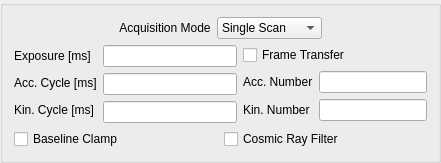
   <widget class="QGroupBox" name="groupBox">
    <property name="geometry">
     <rect>
      <x>10</x>
      <y>10</y>
      <width>441</width>
      <height>161</height>
     </rect>
    </property>
    <property name="title">
     <string/>
    </property>
    <layout class="QVBoxLayout" name="verticalLayout_21">
     <item>
      <layout class="QVBoxLayout" name="verticalLayout_12">
       <item>
        <layout class="QHBoxLayout" name="horizontalLayout_25">
         <item>
          <spacer name="horizontalSpacer_3">
           <property name="orientation">
            <enum>Qt::Horizontal</enum>
           </property>
           <property name="sizeHint" stdset="0">
            <size>
             <width>40</width>
             <height>20</height>
            </size>
           </property>
          </spacer>
         </item>
         <item>
          <widget class="QLabel" name="label">
           <property name="sizePolicy">
            <sizepolicy hsizetype="Preferred" vsizetype="Minimum">
             <horstretch>0</horstretch>
             <verstretch>0</verstretch>
            </sizepolicy>
           </property>
           <property name="minimumSize">
            <size>
             <width>0</width>
             <height>20</height>
            </size>
           </property>
           <property name="maximumSize">
            <size>
             <width>16777215</width>
             <height>20</height>
            </size>
           </property>
           <property name="text">
            <string>Acquisition Mode</string>
           </property>
           <property name="alignment">
            <set>Qt::AlignCenter</set>
           </property>
          </widget>
         </item>
         <item>
          <widget class="QComboBox" name="cB_aqcMode">
           <property name="sizePolicy">
            <sizepolicy hsizetype="Preferred" vsizetype="Fixed">
             <horstretch>0</horstretch>
             <verstretch>0</verstretch>
            </sizepolicy>
           </property>
           <property name="toolTip">
            <string>&lt;html&gt;&lt;head/&gt;&lt;body&gt;&lt;p&gt;Selects a mode of acquisition.&lt;/p&gt;&lt;/body&gt;&lt;/html&gt;</string>
           </property>
           <item>
            <property name="text">
             <string>Single Scan</string>
            </property>
           </item>
           <item>
            <property name="text">
             <string>Accumulate</string>
            </property>
           </item>
           <item>
            <property name="text">
             <string>Kinetics</string>
            </property>
           </item>
           <item>
            <property name="text">
             <string>Fast Kinetics</string>
            </property>
           </item>
           <item>
            <property name="text">
             <string>Run Till Abort</string>
            </property>
           </item>
          </widget>
         </item>
         <item>
          <spacer name="horizontalSpacer_2">
           <property name="orientation">
            <enum>Qt::Horizontal</enum>
           </property>
           <property name="sizeHint" stdset="0">
            <size>
             <width>40</width>
             <height>20</height>
            </size>
           </property>
          </spacer>
         </item>
        </layout>
       </item>
       <item>
        <layout class="QHBoxLayout" name="horizontalLayout_3">
         <item>
          <layout class="QVBoxLayout" name="verticalLayout_3">
           <item>
            <widget class="QLabel" name="label_exp">
             <property name="sizePolicy">
              <sizepolicy hsizetype="Preferred" vsizetype="Minimum">
               <horstretch>0</horstretch>
               <verstretch>0</verstretch>
              </sizepolicy>
             </property>
             <property name="minimumSize">
              <size>
               <width>0</width>
               <height>20</height>
              </size>
             </property>
             <property name="maximumSize">
              <size>
               <width>16777215</width>
               <height>20</height>
              </size>
             </property>
             <property name="text">
              <string>Exposure [ms]</string>
             </property>
            </widget>
           </item>
           <item>
            <widget class="QLabel" name="label_accCyc">
             <property name="sizePolicy">
              <sizepolicy hsizetype="Preferred" vsizetype="Minimum">
               <horstretch>0</horstretch>
               <verstretch>0</verstretch>
              </sizepolicy>
             </property>
             <property name="minimumSize">
              <size>
               <width>0</width>
               <height>20</height>
              </size>
             </property>
             <property name="maximumSize">
              <size>
               <width>16777215</width>
               <height>20</height>
              </size>
             </property>
             <property name="text">
              <string>Acc. Cycle [ms]</string>
             </property>
            </widget>
           </item>
           <item>
            <widget class="QLabel" name="label_exp_3">
             <property name="sizePolicy">
              <sizepolicy hsizetype="Preferred" vsizetype="Minimum">
               <horstretch>0</horstretch>
               <verstretch>0</verstretch>
              </sizepolicy>
             </property>
             <property name="minimumSize">
              <size>
               <width>0</width>
               <height>20</height>
              </size>
             </property>
             <property name="maximumSize">
              <size>
               <width>16777215</width>
               <height>20</height>
              </size>
             </property>
             <property name="text">
              <string>Kin. Cycle [ms]</string>
             </property>
            </widget>
           </item>
          </layout>
         </item>
         <item>
          <layout class="QHBoxLayout" name="horizontalLayout">
           <item>
            <layout class="QVBoxLayout" name="verticalLayout">
             <item>
              <widget class="QLineEdit" name="lE_exposure">
               <property name="palette">
                <palette>
                 <active>
                  <colorrole role="Text">
                   <brush brushstyle="SolidPattern">
                    <color alpha="255">
                     <red>0</red>
                     <green>0</green>
                     <blue>0</blue>
                    </color>
                   </brush>
                  </colorrole>
                 </active>
                 <inactive>
                  <colorrole role="Text">
                   <brush brushstyle="SolidPattern">
                    <color alpha="255">
                     <red>0</red>
                     <green>0</green>
                     <blue>0</blue>
                    </color>
                   </brush>
                  </colorrole>
                 </inactive>
                 <disabled>
                  <colorrole role="Text">
                   <brush brushstyle="SolidPattern">
                    <color alpha="255">
                     <red>131</red>
                     <green>131</green>
                     <blue>131</blue>
                    </color>
                   </brush>
                  </colorrole>
                 </disabled>
                </palette>
               </property>
               <property name="toolTip">
                <string>&lt;html&gt;&lt;head/&gt;&lt;body&gt;&lt;p&gt;Sets the exposure time for each scan in  a series.&lt;/p&gt;&lt;p&gt;When using&lt;span style=&quot; font-weight:600;&quot;&gt; Frame Transfer &lt;/span&gt;with an &lt;span style=&quot; font-weight:600;&quot;&gt;External Trigger&lt;/span&gt;, keep in mind that the actual exposure can also depend on the interval between trigger signals.&lt;/p&gt;&lt;/body&gt;&lt;/html&gt;</string>
               </property>
               <property name="whatsThis">
                <string>&lt;html&gt;&lt;head/&gt;&lt;body&gt;&lt;p&gt;&lt;br/&gt;&lt;/p&gt;&lt;/body&gt;&lt;/html&gt;</string>
               </property>
               <property name="alignment">
                <set>Qt::AlignRight|Qt::AlignTrailing|Qt::AlignVCenter</set>
               </property>
              </widget>
             </item>
             <item>
              <widget class="QLineEdit" name="lE_accCycle">
               <property name="palette">
                <palette>
                 <active>
                  <colorrole role="Text">
                   <brush brushstyle="SolidPattern">
                    <color alpha="255">
                     <red>0</red>
                     <green>0</green>
                     <blue>0</blue>
                    </color>
                   </brush>
                  </colorrole>
                 </active>
                 <inactive>
                  <colorrole role="Text">
                   <brush brushstyle="SolidPattern">
                    <color alpha="255">
                     <red>0</red>
                     <green>0</green>
                     <blue>0</blue>
                    </color>
                   </brush>
                  </colorrole>
                 </inactive>
                 <disabled>
                  <colorrole role="Text">
                   <brush brushstyle="SolidPattern">
                    <color alpha="255">
                     <red>131</red>
                     <green>131</green>
                     <blue>131</blue>
                    </color>
                   </brush>
                  </colorrole>
                 </disabled>
                </palette>
               </property>
               <property name="toolTip">
                <string>&lt;html&gt;&lt;head/&gt;&lt;body&gt;&lt;p&gt;Sets the time between to scans in an accumulation.&lt;/p&gt;&lt;p&gt;When in &lt;span style=&quot; font-weight:600;&quot;&gt;External Trigger&lt;/span&gt; mode, the number shown in this field will be the shorterts allowed trigger interval.&lt;/p&gt;&lt;/body&gt;&lt;/html&gt;</string>
               </property>
               <property name="alignment">
                <set>Qt::AlignRight|Qt::AlignTrailing|Qt::AlignVCenter</set>
               </property>
              </widget>
             </item>
             <item>
              <widget class="QLineEdit" name="lE_kinCycle">
               <property name="palette">
                <palette>
                 <active>
                  <colorrole role="Text">
                   <brush brushstyle="SolidPattern">
                    <color alpha="255">
                     <red>0</red>
                     <green>0</green>
                     <blue>0</blue>
                    </color>
                   </brush>
                  </colorrole>
                 </active>
                 <inactive>
                  <colorrole role="Text">
                   <brush brushstyle="SolidPattern">
                    <color alpha="255">
                     <red>0</red>
                     <green>0</green>
                     <blue>0</blue>
                    </color>
                   </brush>
                  </colorrole>
                 </inactive>
                 <disabled>
                  <colorrole role="Text">
                   <brush brushstyle="SolidPattern">
                    <color alpha="255">
                     <red>131</red>
                     <green>131</green>
                     <blue>131</blue>
                    </color>
                   </brush>
                  </colorrole>
                 </disabled>
                </palette>
               </property>
               <property name="toolTip">
                <string>&lt;html&gt;&lt;head/&gt;&lt;body&gt;&lt;p&gt;Sets the time of one kinetc cycle.&lt;/p&gt;&lt;p&gt;In &lt;span style=&quot; font-weight:600;&quot;&gt;Video mode&lt;/span&gt; this corresponds to the time between two frames.&lt;/p&gt;&lt;/body&gt;&lt;/html&gt;</string>
               </property>
               <property name="alignment">
                <set>Qt::AlignRight|Qt::AlignTrailing|Qt::AlignVCenter</set>
               </property>
              </widget>
             </item>
            </layout>
           </item>
           <item>
            <layout class="QVBoxLayout" name="verticalLayout_5">
             <item>
              <widget class="QCheckBox" name="chB_FT">
               <property name="toolTip">
                <string>&lt;html&gt;&lt;head/&gt;&lt;body&gt;&lt;p&gt;Enables Frame Transfer.&lt;/p&gt;&lt;p&gt;This will change the behavior of the camera in a major way.&lt;/p&gt;&lt;p&gt;See documentation for details.&lt;/p&gt;&lt;/body&gt;&lt;/html&gt;</string>
               </property>
               <property name="text">
                <string>Frame Transfer</string>
               </property>
              </widget>
             </item>
             <item>
              <layout class="QHBoxLayout" name="horizontalLayout_2">
               <item>
                <layout class="QVBoxLayout" name="verticalLayout_2">
                 <item>
                  <widget class="QLabel" name="label_accNum">
                   <property name="text">
                    <string>Acc. Number</string>
                   </property>
                  </widget>
                 </item>
                 <item>
                  <widget class="QLabel" name="label_kinNum">
                   <property name="text">
                    <string>Kin. Number</string>
                   </property>
                  </widget>
                 </item>
                </layout>
               </item>
               <item>
                <layout class="QVBoxLayout" name="verticalLayout_4">
                 <item>
                  <widget class="QLineEdit" name="lE_accNumber">
                   <property name="sizePolicy">
                    <sizepolicy hsizetype="Preferred" vsizetype="Fixed">
                     <horstretch>0</horstretch>
                     <verstretch>0</verstretch>
                    </sizepolicy>
                   </property>
                   <property name="palette">
                    <palette>
                     <active>
                      <colorrole role="Text">
                       <brush brushstyle="SolidPattern">
                        <color alpha="255">
                         <red>0</red>
                         <green>0</green>
                         <blue>0</blue>
                        </color>
                       </brush>
                      </colorrole>
                     </active>
                     <inactive>
                      <colorrole role="Text">
                       <brush brushstyle="SolidPattern">
                        <color alpha="255">
                         <red>0</red>
                         <green>0</green>
                         <blue>0</blue>
                        </color>
                       </brush>
                      </colorrole>
                     </inactive>
                     <disabled>
                      <colorrole role="Text">
                       <brush brushstyle="SolidPattern">
                        <color alpha="255">
                         <red>131</red>
                         <green>131</green>
                         <blue>131</blue>
                        </color>
                       </brush>
                      </colorrole>
                     </disabled>
                    </palette>
                   </property>
                   <property name="toolTip">
                    <string>&lt;html&gt;&lt;head/&gt;&lt;body&gt;&lt;p&gt;Sets the number of scans to be acquired for one accumulation.&lt;/p&gt;&lt;/body&gt;&lt;/html&gt;</string>
                   </property>
                   <property name="alignment">
                    <set>Qt::AlignRight|Qt::AlignTrailing|Qt::AlignVCenter</set>
                   </property>
                  </widget>
                 </item>
                 <item>
                  <widget class="QLineEdit" name="lE_kinNumber">
                   <property name="sizePolicy">
                    <sizepolicy hsizetype="Preferred" vsizetype="Fixed">
                     <horstretch>0</horstretch>
                     <verstretch>0</verstretch>
                    </sizepolicy>
                   </property>
                   <property name="palette">
                    <palette>
                     <active>
                      <colorrole role="Text">
                       <brush brushstyle="SolidPattern">
                        <color alpha="255">
                         <red>0</red>
                         <green>0</green>
                         <blue>0</blue>
                        </color>
                       </brush>
                      </colorrole>
                     </active>
                     <inactive>
                      <colorrole role="Text">
                       <brush brushstyle="SolidPattern">
                        <color alpha="255">
                         <red>0</red>
                         <green>0</green>
                         <blue>0</blue>
                        </color>
                       </brush>
                      </colorrole>
                     </inactive>
                     <disabled>
                      <colorrole role="Text">
                       <brush brushstyle="SolidPattern">
                        <color alpha="255">
                         <red>131</red>
                         <green>131</green>
                         <blue>131</blue>
                        </color>
                       </brush>
                      </colorrole>
                     </disabled>
                    </palette>
                   </property>
                   <property name="toolTip">
                    <string>&lt;html&gt;&lt;head/&gt;&lt;body&gt;&lt;p&gt;Sets the number of kinetic cycles executed.&lt;/p&gt;&lt;p&gt;If &lt;span style=&quot; font-weight:600;&quot;&gt;Accumulation Number&lt;/span&gt; is set to 1, this is simply the number of images that will be taken.&lt;/p&gt;&lt;/body&gt;&lt;/html&gt;</string>
                   </property>
                   <property name="alignment">
                    <set>Qt::AlignRight|Qt::AlignTrailing|Qt::AlignVCenter</set>
                   </property>
                  </widget>
                 </item>
                </layout>
               </item>
              </layout>
             </item>
            </layout>
           </item>
          </layout>
         </item>
        </layout>
       </item>
      </layout>
     </item>
     <item>
      <layout class="QHBoxLayout" name="horizontalLayout_11">
       <item>
        <widget class="QCheckBox" name="chB_baseClamp">
         <property name="toolTip">
          <string>&lt;html&gt;&lt;head/&gt;&lt;body&gt;&lt;p&gt;Fixes the ADC offset voltage across a series.&lt;/p&gt;&lt;/body&gt;&lt;/html&gt;</string>
         </property>
         <property name="text">
          <string>Baseline Clamp</string>
         </property>
        </widget>
       </item>
       <item>
        <widget class="QCheckBox" name="chB_cosmic">
         <property name="toolTip">
          <string>&lt;html&gt;&lt;head/&gt;&lt;body&gt;&lt;p&gt;This will try to remove cosmic ray like features in a series.&lt;/p&gt;&lt;p&gt;See documentation for details.&lt;/p&gt;&lt;/body&gt;&lt;/html&gt;</string>
         </property>
         <property name="text">
          <string>Cosmic Ray Filter</string>
         </property>
        </widget>
       </item>
      </layout>
     </item>
    </layout>
   </widget>
